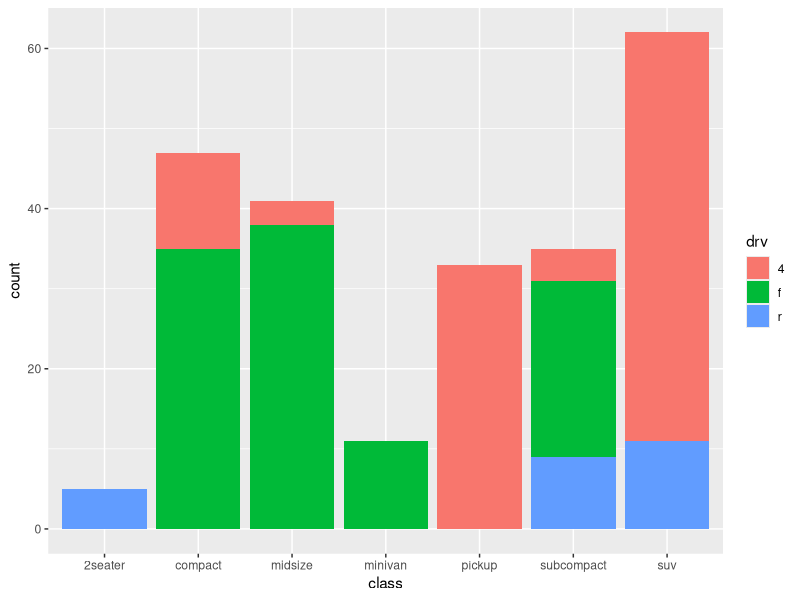

Write R code to recreate this figure.
library(ggplot2)

df <- mpg
print(head(df))
#DATA & AESTHETICS Layer
#counts (or sums of weights)
#The x axis will be the class col
#and the y axis will be the counts of
#the occurance of each elements in the class col
g <- ggplot(df,aes(class))

#Geometry layer
print(g + geom_bar(aes(fill = drv)))